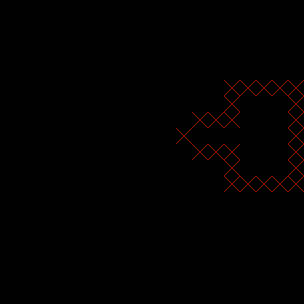

The image is a tile-based game level rendered from a .tmx file. Its description and source (layers, tilesets, objects; grid data summarised) follow:
An orthogonal 19x19 tile map with 16x16 px tiles, 1 tile layer (collision), 1 hidden layer not drawn, 2 tilesets and 80 objects (30x openDoor, 23x rupee, 14x table, 5x coffee, door, ...).

<map version="1.0" orientation="orthogonal" renderorder="right-down" width="19" height="19" tilewidth="16" tileheight="16">
 <properties>
  <property name="texture" value="tile" />
 </properties>
 <tileset firstgid="1" name="tile_collision" tilewidth="16" tileheight="16">
  <image source="../tilesets/tile_collision.png" width="128" height="128" />
 </tileset>
 <tileset firstgid="65" name="tile_meshes" tilewidth="16" tileheight="16">
  <image source="../tilesets/tile_meshes.png" width="128" height="128" />
 </tileset>
 <layer name="collision" width="19" height="19">
  <data>[361 cells, 90 non-empty, 3 distinct tile ids]</data>
 </layer>
 <layer name="mesh" width="19" height="19" visible="0" opacity="0.75">
  <data>[361 cells, 104 non-empty, 14 distinct tile ids]</data>
 </layer>
 <objectgroup color="#9ba1a4" name="objects" opacity="0.55">
  <object type="door" x="144" y="63.844" width="16" height="8" rotation="90" />
  <object type="coffee" x="81.8001" y="126.8" width="16" height="16" rotation="1">
   <properties>
    <property name="height" value="1" />
   </properties>
   <ellipse />
  </object>
  <object type="levelTrigger" x="172" y="16" width="4" height="16">
   <properties>
    <property name="level" value="01_superhub" />
    <property name="spawn" value="03_entrance" />
   </properties>
  </object>
  <object type="page" x="106.7" y="182" width="16" height="16">
   <properties>
    <property name="height" value="1" />
   </properties>
   <ellipse />
  </object>
  <object type="openDoor" x="128" y="48" width="16" height="16" />
  <object type="rupee" x="114.1" y="126.8" width="16" height="16" rotation="1">
   <properties>
    <property name="height" value="1" />
   </properties>
   <ellipse />
  </object>
  <object type="openDoor" x="128" y="32" width="16" height="16" />
  <object type="openDoor" x="128" y="16" width="16" height="16" />
  <object type="openDoor" x="144" y="16" width="16" height="16" />
  <object type="openDoor" x="176" y="16" width="16" height="16" />
  <object type="openDoor" x="176" y="0" width="16" height="16" />
  <object type="openDoor" x="160" y="16" width="16" height="16" />
  <object type="table" x="164" y="148" width="12" height="12" />
  <object type="table" x="48" y="64" width="32" height="16" />
  <object type="table" x="80" y="64" width="32" height="16" />
  <object type="table" x="48" y="80" width="16" height="16" />
  <object type="rupee" x="160.3" y="146.7" width="16" height="16" rotation="1">
   <properties>
    <property name="height" value="1" />
   </properties>
   <ellipse />
  </object>
  <object type="coffee" x="82.4002" y="174.5" width="16" height="16" rotation="1">
   <properties>
    <property name="height" value="1" />
   </properties>
   <ellipse />
  </object>
  <object type="coffee" x="93.5001" y="61.2001" width="20" height="20" rotation="1">
   <properties>
    <property name="height" value="1" />
   </properties>
   <ellipse />
  </object>
  <object type="openDoor" x="96" y="48" width="16" height="16" />
  <object type="openDoor" x="80" y="48" width="16" height="16" />
  <object type="openDoor" x="64" y="48" width="16" height="16" />
  <object type="openDoor" x="48" y="48" width="16" height="16" />
  <object type="openDoor" x="32" y="48" width="16" height="16" />
  <object type="openDoor" x="32" y="64" width="16" height="16" />
  <object type="openDoor" x="32" y="80" width="16" height="16" />
  <object type="openDoor" x="32" y="96" width="16" height="16" />
  <object type="openDoor" x="48" y="176" width="16" height="16" />
  <object type="openDoor" x="48" y="192" width="16" height="16" />
  <object type="openDoor" x="48" y="208" width="16" height="16" />
  <object type="openDoor" x="48" y="224" width="16" height="16" />
  <object type="openDoor" x="64" y="224" width="16" height="16" />
  <object type="openDoor" x="80" y="224" width="16" height="16" />
  <object type="openDoor" x="96" y="224" width="16" height="16" />
  <object type="openDoor" x="112" y="224" width="16" height="16" />
  <object type="openDoor" x="128" y="224" width="16" height="16" />
  <object type="openDoor" x="144" y="224" width="16" height="16" />
  <object type="openDoor" x="160" y="224" width="16" height="16" />
  <object type="openDoor" x="160" y="208" width="16" height="16" />
  <object type="openDoor" x="160" y="192" width="16" height="16" />
  <object type="openDoor" x="160" y="176" width="16" height="16" />
  <object type="openDoor" x="160" y="160" width="16" height="16" />
  <object type="table" x="164" y="180" width="12" height="12" />
  <object type="rupee" x="160" y="177.8" width="16" height="16" rotation="1">
   <properties>
    <property name="height" value="1" />
   </properties>
   <ellipse />
  </object>
  <object type="table" x="164" y="212" width="12" height="12" />
  <object type="rupee" x="160" y="210.1" width="16" height="16" rotation="1">
   <properties>
    <property name="height" value="1" />
   </properties>
   <ellipse />
  </object>
  <object type="table" x="132" y="228" width="12" height="12" />
  <object type="rupee" x="130.4" y="224" width="16" height="16" rotation="1">
   <properties>
    <property name="height" value="1" />
   </properties>
   <ellipse />
  </object>
  <object type="table" x="100" y="228" width="12" height="12" />
  <object type="rupee" x="98.7002" y="224" width="16" height="16" rotation="1">
   <properties>
    <property name="height" value="1" />
   </properties>
   <ellipse />
  </object>
  <object type="table" x="68" y="228" width="12" height="12" />
  <object type="rupee" x="67.0002" y="224" width="16" height="16" rotation="1">
   <properties>
    <property name="height" value="1" />
   </properties>
   <ellipse />
  </object>
  <object type="table" x="48" y="192" width="12" height="12" />
  <object type="rupee" x="48" y="189.9" width="16" height="16" rotation="1">
   <properties>
    <property name="height" value="1" />
   </properties>
   <ellipse />
  </object>
  <object type="table" x="84" y="128" width="12" height="32" />
  </objectgroup>
 <objectgroup name="player">
  <!-- 1 objects omitted --></objectgroup>
</map>
<!-- 25 of 80 objects omitted -->
